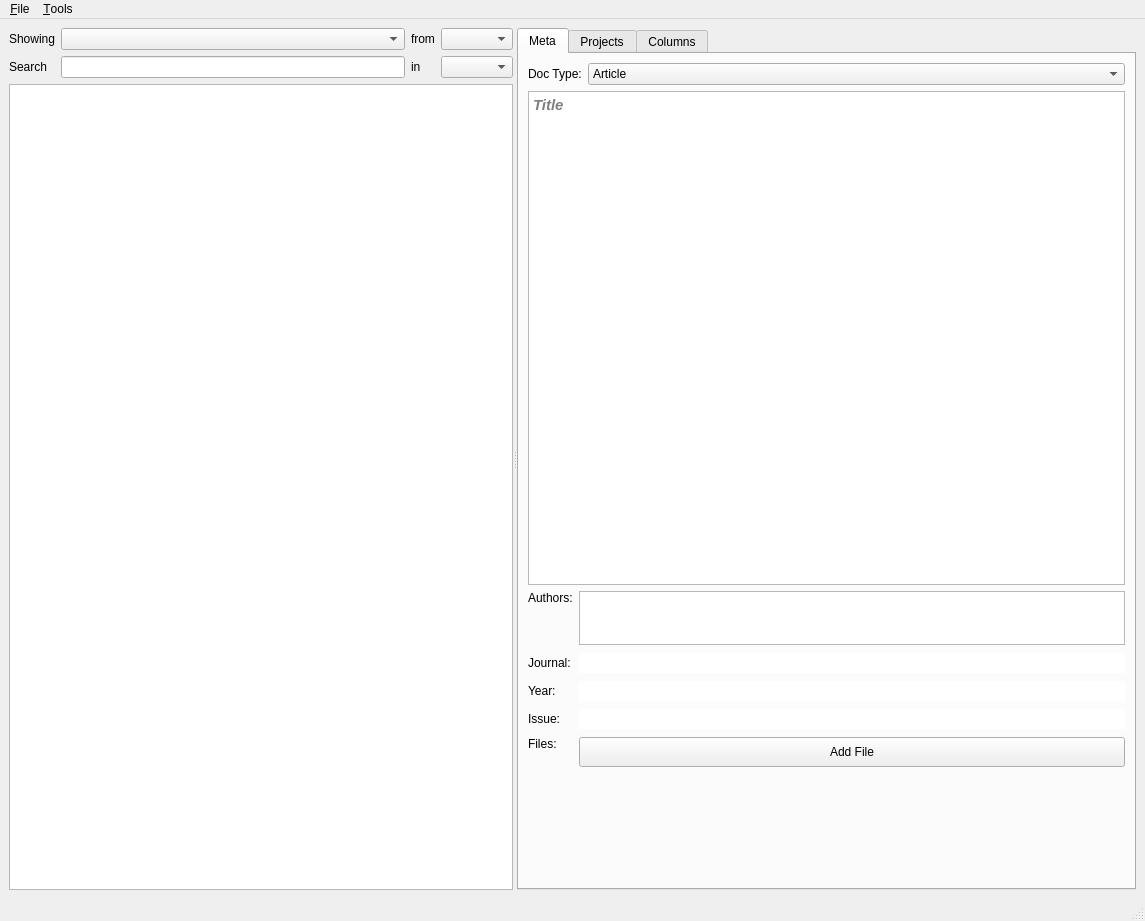
<?xml version="1.0" encoding="UTF-8"?>
<ui version="4.0">
 <class>MainWindow</class>
 <widget class="QMainWindow" name="MainWindow">
  <property name="geometry">
   <rect>
    <x>0</x>
    <y>0</y>
    <width>1145</width>
    <height>921</height>
   </rect>
  </property>
  <property name="windowTitle">
   <string>LitDash</string>
  </property>
  <widget class="QWidget" name="centralwidget">
   <layout class="QHBoxLayout" name="horizontalLayout">
    <item>
     <widget class="QSplitter" name="splitter">
      <property name="orientation">
       <enum>Qt::Horizontal</enum>
      </property>
      <widget class="QWidget" name="gridLayoutWidget">
       <layout class="QGridLayout" name="gridLayout_2">
        <item row="0" column="3">
         <widget class="QComboBox" name="comboBox_Filter_Project"/>
        </item>
        <item row="0" column="2">
         <widget class="QLabel" name="label_6">
          <property name="text">
           <string>from</string>
          </property>
         </widget>
        </item>
        <item row="0" column="1">
         <widget class="QComboBox" name="comboBox_Filter"/>
        </item>
        <item row="0" column="0">
         <widget class="QLabel" name="label_5">
          <property name="text">
           <string>Showing</string>
          </property>
         </widget>
        </item>
        <item row="1" column="2">
         <widget class="QLabel" name="label_8">
          <property name="text">
           <string>in</string>
          </property>
         </widget>
        </item>
        <item row="1" column="3">
         <widget class="QComboBox" name="comboBox_Search_Column"/>
        </item>
        <item row="1" column="0">
         <widget class="QLabel" name="label_7">
          <property name="text">
           <string>Search</string>
          </property>
         </widget>
        </item>
        <item row="1" column="1">
         <widget class="QLineEdit" name="lineEdit_Search"/>
        </item>
        <item row="2" column="0" colspan="4">
         <widget class="QTableView" name="tableView_Docs"/>
        </item>
       </layout>
      </widget>
      <widget class="QTabWidget" name="tabSidePanel">
       <property name="sizePolicy">
        <sizepolicy hsizetype="Maximum" vsizetype="Expanding">
         <horstretch>0</horstretch>
         <verstretch>0</verstretch>
        </sizepolicy>
       </property>
       <property name="minimumSize">
        <size>
         <width>250</width>
         <height>0</height>
        </size>
       </property>
       <property name="maximumSize">
        <size>
         <width>16777215</width>
         <height>16777215</height>
        </size>
       </property>
       <property name="currentIndex">
        <number>0</number>
       </property>
       <widget class="QWidget" name="tabSidePanelPage1_2">
        <attribute name="title">
         <string>Meta</string>
        </attribute>
        <layout class="QVBoxLayout" name="verticalLayout_2">
         <item>
          <layout class="QHBoxLayout" name="horizontalLayout_2">
           <item>
            <widget class="QLabel" name="label">
             <property name="sizePolicy">
              <sizepolicy hsizetype="Preferred" vsizetype="Preferred">
               <horstretch>0</horstretch>
               <verstretch>0</verstretch>
              </sizepolicy>
             </property>
             <property name="text">
              <string>Doc Type:</string>
             </property>
            </widget>
           </item>
           <item>
            <widget class="QComboBox" name="comboBox_DocType">
             <property name="sizePolicy">
              <sizepolicy hsizetype="Preferred" vsizetype="Fixed">
               <horstretch>1</horstretch>
               <verstretch>0</verstretch>
              </sizepolicy>
             </property>
             <item>
              <property name="text">
               <string>Article</string>
              </property>
             </item>
             <item>
              <property name="text">
               <string>Book</string>
              </property>
             </item>
             <item>
              <property name="text">
               <string>Book Section</string>
              </property>
             </item>
             <item>
              <property name="text">
               <string>Working Paper</string>
              </property>
             </item>
             <item>
              <property name="text">
               <string>Report</string>
              </property>
             </item>
            </widget>
           </item>
          </layout>
         </item>
         <item>
          <widget class="QTextEdit" name="textEdit_Title">
           <property name="sizePolicy">
            <sizepolicy hsizetype="Expanding" vsizetype="Ignored">
             <horstretch>0</horstretch>
             <verstretch>1</verstretch>
            </sizepolicy>
           </property>
           <property name="font">
            <font>
             <pointsize>11</pointsize>
             <weight>75</weight>
             <italic>true</italic>
             <bold>true</bold>
            </font>
           </property>
           <property name="frameShape">
            <enum>QFrame::StyledPanel</enum>
           </property>
           <property name="lineWidth">
            <number>0</number>
           </property>
           <property name="placeholderText">
            <string>Title</string>
           </property>
          </widget>
         </item>
         <item>
          <layout class="QFormLayout" name="formLayout">
           <property name="formAlignment">
            <set>Qt::AlignLeading|Qt::AlignLeft|Qt::AlignVCenter</set>
           </property>
           <property name="verticalSpacing">
            <number>8</number>
           </property>
           <item row="1" column="0">
            <layout class="QVBoxLayout" name="verticalLayout">
             <item>
              <widget class="QLabel" name="label_2">
               <property name="text">
                <string>Authors:</string>
               </property>
              </widget>
             </item>
             <item>
              <spacer name="verticalSpacer_2">
               <property name="orientation">
                <enum>Qt::Vertical</enum>
               </property>
               <property name="sizeHint" stdset="0">
                <size>
                 <width>20</width>
                 <height>40</height>
                </size>
               </property>
              </spacer>
             </item>
            </layout>
           </item>
           <item row="2" column="0">
            <widget class="QLabel" name="label_3">
             <property name="text">
              <string>Journal:</string>
             </property>
            </widget>
           </item>
           <item row="2" column="1">
            <widget class="QLineEdit" name="lineEdit_Journal">
             <property name="frame">
              <bool>false</bool>
             </property>
            </widget>
           </item>
           <item row="3" column="0">
            <widget class="QLabel" name="label_4">
             <property name="text">
              <string>Year:</string>
             </property>
            </widget>
           </item>
           <item row="3" column="1">
            <widget class="QLineEdit" name="lineEdit_Year">
             <property name="frame">
              <bool>false</bool>
             </property>
            </widget>
           </item>
           <item row="4" column="0">
            <widget class="QLabel" name="label_9">
             <property name="text">
              <string>Issue:</string>
             </property>
            </widget>
           </item>
           <item row="4" column="1">
            <widget class="QLineEdit" name="lineEdit_Issue">
             <property name="frame">
              <bool>false</bool>
             </property>
            </widget>
           </item>
           <item row="7" column="1">
            <spacer name="verticalSpacer_4">
             <property name="orientation">
              <enum>Qt::Vertical</enum>
             </property>
             <property name="sizeHint" stdset="0">
              <size>
               <width>20</width>
               <height>40</height>
              </size>
             </property>
            </spacer>
           </item>
           <item row="7" column="0">
            <spacer name="verticalSpacer_5">
             <property name="orientation">
              <enum>Qt::Vertical</enum>
             </property>
             <property name="sizeHint" stdset="0">
              <size>
               <width>20</width>
               <height>40</height>
              </size>
             </property>
            </spacer>
           </item>
           <item row="5" column="1">
            <layout class="QVBoxLayout" name="verticalLayout_MetaFiles">
             <item>
              <widget class="QPushButton" name="pushButton_AddFile">
               <property name="maximumSize">
                <size>
                 <width>16777215</width>
                 <height>30</height>
                </size>
               </property>
               <property name="text">
                <string>Add File</string>
               </property>
               <property name="flat">
                <bool>false</bool>
               </property>
              </widget>
             </item>
            </layout>
           </item>
           <item row="5" column="0">
            <layout class="QVBoxLayout" name="verticalLayout_3">
             <item>
              <widget class="QLabel" name="label_10">
               <property name="text">
                <string>Files:</string>
               </property>
              </widget>
             </item>
             <item>
              <spacer name="verticalSpacer_6">
               <property name="orientation">
                <enum>Qt::Vertical</enum>
               </property>
               <property name="sizeHint" stdset="0">
                <size>
                 <width>20</width>
                 <height>40</height>
                </size>
               </property>
              </spacer>
             </item>
            </layout>
           </item>
           <item row="1" column="1">
            <widget class="QTextEdit" name="textEdit_Authors">
             <property name="sizePolicy">
              <sizepolicy hsizetype="Expanding" vsizetype="Ignored">
               <horstretch>0</horstretch>
               <verstretch>1</verstretch>
              </sizepolicy>
             </property>
             <property name="frameShape">
              <enum>QFrame::StyledPanel</enum>
             </property>
             <property name="lineWidth">
              <number>0</number>
             </property>
            </widget>
           </item>
          </layout>
         </item>
         <item>
          <spacer name="verticalSpacer">
           <property name="orientation">
            <enum>Qt::Vertical</enum>
           </property>
           <property name="sizeHint" stdset="0">
            <size>
             <width>20</width>
             <height>40</height>
            </size>
           </property>
          </spacer>
         </item>
        </layout>
       </widget>
       <widget class="QWidget" name="tabSidePanelPage2_2">
        <attribute name="title">
         <string>Projects</string>
        </attribute>
        <layout class="QGridLayout" name="gridLayout">
         <item row="1" column="0">
          <widget class="QPushButton" name="pushButton_NewProject">
           <property name="text">
            <string>New Project</string>
           </property>
          </widget>
         </item>
         <item row="0" column="0" colspan="2">
          <widget class="QTreeView" name="treeView_Projects">
           <property name="sizePolicy">
            <sizepolicy hsizetype="Expanding" vsizetype="Expanding">
             <horstretch>1</horstretch>
             <verstretch>1</verstretch>
            </sizepolicy>
           </property>
          </widget>
         </item>
         <item row="1" column="1">
          <widget class="QPushButton" name="pushButton_OpenProjectFolder">
           <property name="text">
            <string>Open Project Folder</string>
           </property>
          </widget>
         </item>
         <item row="2" column="0">
          <widget class="QPushButton" name="pushButton_EditProject">
           <property name="text">
            <string>Edit Project</string>
           </property>
          </widget>
         </item>
        </layout>
       </widget>
       <widget class="QWidget" name="tabSidePanelPage3_2">
        <attribute name="title">
         <string>Columns</string>
        </attribute>
        <layout class="QVBoxLayout" name="verticalLayout_4">
         <item>
          <widget class="QCheckBox" name="checkBox_Col_1">
           <property name="text">
            <string>CheckBox</string>
           </property>
          </widget>
         </item>
         <item>
          <widget class="QCheckBox" name="checkBox_2">
           <property name="text">
            <string>CheckBox</string>
           </property>
          </widget>
         </item>
         <item>
          <widget class="QCheckBox" name="checkBox_3">
           <property name="text">
            <string>CheckBox</string>
           </property>
          </widget>
         </item>
         <item>
          <widget class="QCheckBox" name="checkBox_4">
           <property name="text">
            <string>CheckBox</string>
           </property>
          </widget>
         </item>
         <item>
          <widget class="QCheckBox" name="checkBox_5">
           <property name="text">
            <string>CheckBox</string>
           </property>
          </widget>
         </item>
         <item>
          <widget class="QCheckBox" name="checkBox_6">
           <property name="text">
            <string>CheckBox</string>
           </property>
          </widget>
         </item>
         <item>
          <widget class="QCheckBox" name="checkBox_7">
           <property name="text">
            <string>CheckBox</string>
           </property>
          </widget>
         </item>
         <item>
          <widget class="QCheckBox" name="checkBox_8">
           <property name="text">
            <string>CheckBox</string>
           </property>
           <property name="iconSize">
            <size>
             <width>20</width>
             <height>20</height>
            </size>
           </property>
          </widget>
         </item>
         <item>
          <spacer name="verticalSpacer_3">
           <property name="orientation">
            <enum>Qt::Vertical</enum>
           </property>
           <property name="sizeHint" stdset="0">
            <size>
             <width>20</width>
             <height>40</height>
            </size>
           </property>
          </spacer>
         </item>
        </layout>
       </widget>
      </widget>
     </widget>
    </item>
   </layout>
  </widget>
  <widget class="QMenuBar" name="menubar">
   <property name="geometry">
    <rect>
     <x>0</x>
     <y>0</y>
     <width>1145</width>
     <height>38</height>
    </rect>
   </property>
   <widget class="QMenu" name="menu_File">
    <property name="title">
     <string>&amp;File</string>
    </property>
    <widget class="QMenu" name="menuImport">
     <property name="title">
      <string>&amp;Import/Add</string>
     </property>
     <addaction name="actionPDF_File"/>
     <addaction name="actionBib_File"/>
     <addaction name="action_New_Blank_Entry"/>
    </widget>
    <addaction name="actionNew_Bib_DB"/>
    <addaction name="actionOpen_Bib_DB"/>
    <addaction name="menuImport"/>
    <addaction name="actionProperties"/>
    <addaction name="action_Exit"/>
   </widget>
   <widget class="QMenu" name="menuTools">
    <property name="title">
     <string>&amp;Tools</string>
    </property>
    <addaction name="actionCheck_for_New_Docs"/>
    <addaction name="actionCheck_for_Duplicates"/>
    <addaction name="actionOpen_Selected_in_Acrobat"/>
   </widget>
   <addaction name="menu_File"/>
   <addaction name="menuTools"/>
  </widget>
  <widget class="QStatusBar" name="statusbar"/>
  <action name="actionProperties">
   <property name="text">
    <string>DB &amp;Properties</string>
   </property>
  </action>
  <action name="action_Exit">
   <property name="text">
    <string>&amp;Exit</string>
   </property>
  </action>
  <action name="actionCheck_for_Duplicates">
   <property name="text">
    <string>Check for &amp;Duplicates</string>
   </property>
  </action>
  <action name="actionCheck_for_New_Docs">
   <property name="text">
    <string>Check for &amp;New Docs</string>
   </property>
  </action>
  <action name="actionOpen_Selected_in_Acrobat">
   <property name="text">
    <string>&amp;Open in Acrobat</string>
   </property>
  </action>
  <action name="actionPDF_File">
   <property name="text">
    <string>&amp;PDF File</string>
   </property>
  </action>
  <action name="actionBib_File">
   <property name="text">
    <string>&amp;Bib File</string>
   </property>
  </action>
  <action name="actionNew_Bib_DB">
   <property name="text">
    <string>&amp;New Bib DB</string>
   </property>
  </action>
  <action name="actionOpen_Bib_DB">
   <property name="text">
    <string>&amp;Open Bib DB</string>
   </property>
  </action>
  <action name="action_New_Blank_Entry">
   <property name="text">
    <string>&amp;New Blank Entry</string>
   </property>
  </action>
 </widget>
 <resources/>
 <connections/>
</ui>
